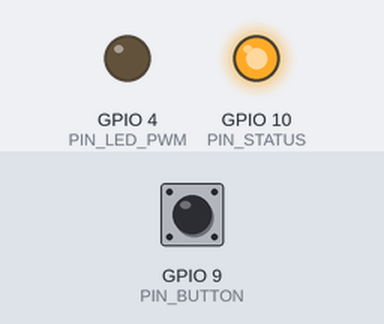
Bench run of a program on a simulated ESP32-C3. On the bench: output pins drawn as LEDs (lit = HIGH). The test bench sets the inputs (shaded band); at power-on: GPIO 9 (PIN_BUTTON) HIGH. WiFi joins after 1.5 s; servers stay silent unless stated; EEPROM starts erased; what the program prints to the serial monitor is not drawn.

Above: at 2.7 s.
2.8 s: GPIO 9 (PIN_BUTTON) pulled LOW for 0.15 s
At 3.7 s:
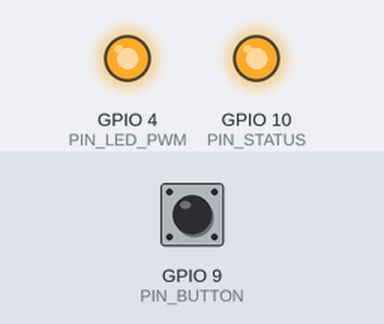
4.7 s: GPIO 9 (PIN_BUTTON) pulled LOW for 1 s
At 6.3 s:
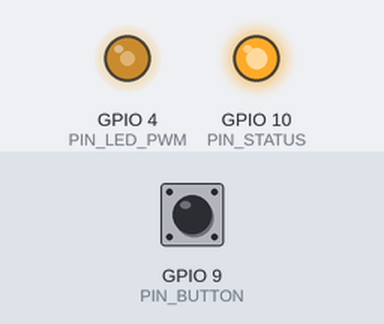
Timing chart, 0 to 7.8 s (numbered marks = the images above; inputs shaded):
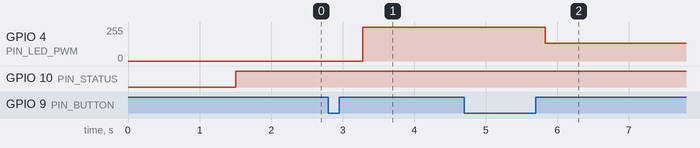

Measured:
- after the input at 2.8 s, GPIO 4 (PIN_LED_PWM): 0/255 → 255/255 after 0.48 s
- after the input at 4.7 s, GPIO 4 (PIN_LED_PWM): 255/255 → 135/255 after 1.1 s

The program:

main.cpp
```cpp
// ESP32-C3 LED Strip Controller - standalone firmware
// Features: WiFi captive-portal setup, web UI, REST API, physical button,
//           smooth PWM dimming, state persistence, mDNS, ArduinoOTA.
#include <Arduino.h>
#include <WiFi.h>
#include <WebServer.h>
#include <ESPmDNS.h>
#include <ArduinoOTA.h>
#include <Preferences.h>
#include <WiFiManager.h>
#include <ArduinoJson.h>
#include "config.h"
#include "web_ui.h"

WebServer server(80);
Preferences prefs;

// ------------------------------------------------------------------ state
struct State {
  bool on = false;
  uint8_t brightness = 100;  // percent, 1..100
} state;

static float currentDuty = 0;  // 0..1, what is on the pin now
static float startDuty = 0, targetDuty = 0;
static uint32_t fadeStart = 0;
static bool dirty = false;
static uint32_t dirtySince = 0;

// perceptual (gamma 2.2) brightness -> duty
static float pctToDuty(uint8_t pct) { return powf(pct / 100.0f, 2.2f); }

static void writeDuty(float d) {
  const uint32_t maxv = (1u << PWM_BITS) - 1;
  ledcWrite(PWM_CHANNEL, (uint32_t)lroundf(constrain(d, 0.0f, 1.0f) * maxv));
}

static void applyState() {
  startDuty = currentDuty;
  targetDuty = state.on ? pctToDuty(state.brightness) : 0.0f;
  fadeStart = millis();
  dirty = true;
  dirtySince = millis();
}

static void fadeLoop() {
  if (currentDuty == targetDuty) return;
  float t = (millis() - fadeStart) / (float)FADE_MS;
  currentDuty = t >= 1.0f ? targetDuty : startDuty + (targetDuty - startDuty) * t;
  writeDuty(currentDuty);
}

static void saveLoop() {
  if (dirty && millis() - dirtySince > SAVE_DELAY_MS) {
    prefs.putBool("on", state.on);
    prefs.putUChar("bri", state.brightness);
    dirty = false;
  }
}

static void setOn(bool on) { state.on = on; applyState(); }
static void toggle() { setOn(!state.on); }
static void setBrightness(int pct) {
  state.brightness = (uint8_t)constrain(pct, 1, 100);
  applyState();
}

// ------------------------------------------------------------------ button
// short press: toggle | hold: cycle brightness 100->75->50->25->10 | 8 s: WiFi reset
static void buttonLoop() {
  static bool lastRaw = true, stable = true;
  static uint32_t changedAt = 0, pressedAt = 0;
  static bool longFired = false;
  bool raw = digitalRead(PIN_BUTTON);  // HIGH = released
  uint32_t now = millis();
  if (raw != lastRaw) { lastRaw = raw; changedAt = now; }
  if (now - changedAt < BUTTON_DEBOUNCE_MS || raw == stable) {
    if (!stable && !longFired && now - pressedAt > BUTTON_LONG_MS) {
      static const uint8_t steps[] = {100, 75, 50, 25, 10};
      size_t i = 0;
      while (i < sizeof(steps) && steps[i] > state.brightness) i++;
      state.brightness = steps[(i + 1) % sizeof(steps)];
      state.on = true;
      applyState();
      longFired = true;
    }
    if (!stable && now - pressedAt > BUTTON_RESET_MS) {
      Serial.println("[btn] WiFi reset");
      for (int i = 0; i < 10; i++) { digitalWrite(PIN_STATUS, i & 1); delay(100); }
      WiFiManager wm;
      wm.resetSettings();
      ESP.restart();
    }
    return;
  }
  stable = raw;
  if (!stable) { pressedAt = now; longFired = false; }
  else if (!longFired) toggle();  // released before long-press
}

// ------------------------------------------------------------------ status LED
// solid = connected, slow blink = connecting, fast blink = setup portal
enum class Net { Connecting, Portal, Online } net = Net::Connecting;
static void statusLoop() {
  uint32_t ms = millis();
  bool v = net == Net::Online ? true : net == Net::Portal ? (ms / 150) & 1 : (ms / 600) & 1;
  digitalWrite(PIN_STATUS, v);
}

// ------------------------------------------------------------------ web
static void sendState() {
  JsonDocument doc;
  doc["on"] = state.on;
  doc["brightness"] = state.brightness;
  doc["rssi"] = WiFi.RSSI();
  doc["ip"] = WiFi.localIP().toString();
  doc["uptime_s"] = millis() / 1000;
  String out;
  serializeJson(doc, out);
  server.send(200, "application/json", out);
}

static void handlePost() {
  JsonDocument doc;
  if (deserializeJson(doc, server.arg("plain"))) {
    server.send(400, "application/json", "{\"error\":\"invalid json\"}");
    return;
  }
  if (doc["brightness"].is<int>()) state.brightness = constrain((int)doc["brightness"], 1, 100);
  if (doc["on"].is<bool>()) state.on = doc["on"];
  if (doc["toggle"] | false) state.on = !state.on;
  applyState();
  sendState();
}

static void setupWeb() {
  server.on("/", HTTP_GET, [] { server.send_P(200, "text/html", INDEX_HTML); });
  server.on("/api/state", HTTP_GET, sendState);
  server.on("/api/state", HTTP_POST, handlePost);
  server.on("/api/toggle", HTTP_POST, [] { toggle(); sendState(); });
  server.onNotFound([] { server.send(404, "text/plain", "not found"); });
  server.begin();
}

// ------------------------------------------------------------------ setup/loop
void setup() {
  // LED off as early as possible (gate also has a 100k pull-down)
  ledcSetup(PWM_CHANNEL, PWM_FREQ_HZ, PWM_BITS);
  ledcAttachPin(PIN_LED_PWM, PWM_CHANNEL);
  writeDuty(0);
  pinMode(PIN_BUTTON, INPUT_PULLUP);
  pinMode(PIN_STATUS, OUTPUT);

  Serial.begin(115200);
  prefs.begin("ledctl", false);
  state.on = prefs.getBool("on", false);
  state.brightness = prefs.getUChar("bri", 100);
  applyState();
  dirty = false;

  WiFi.setHostname(HOSTNAME);
  WiFiManager wm;
  wm.setConfigPortalBlocking(false);
  wm.setAPCallback([](WiFiManager*) { net = Net::Portal; });
  if (!wm.autoConnect(AP_NAME)) {
    // portal running: keep LED + button working until configured
    while (WiFi.status() != WL_CONNECTED) {
      wm.process();
      buttonLoop(); fadeLoop(); saveLoop(); statusLoop();
      delay(2);
    }
  }
  net = Net::Online;
  Serial.printf("[wifi] %s  http://%s.local\n", WiFi.localIP().toString().c_str(), HOSTNAME);

  MDNS.begin(HOSTNAME);
  MDNS.addService("http", "tcp", 80);
  ArduinoOTA.setHostname(HOSTNAME);
  ArduinoOTA.begin();
  setupWeb();
}

void loop() {
  server.handleClient();
  ArduinoOTA.handle();
  buttonLoop();
  fadeLoop();
  saveLoop();
  net = WiFi.status() == WL_CONNECTED ? Net::Online : Net::Connecting;
  statusLoop();
  delay(1);
}
```

web_ui.h
```cpp
#pragma once
#include <pgmspace.h>

static const char INDEX_HTML[] PROGMEM = R"HTML(<!doctype html>
<html lang="tr"><head><meta charset="utf-8">
<meta name="viewport" content="width=device-width,initial-scale=1">
<title>LED Kontrol</title>
<style>
:root{--bg:#f4f4f2;--fg:#1d1d1b;--card:#fff;--acc:#e8a33d;--mut:#7a7a74}
@media(prefers-color-scheme:dark){:root{--bg:#141413;--fg:#ecebe6;--card:#1f1f1d;--mut:#9a9a92}}
body{margin:0;font:16px system-ui,sans-serif;background:var(--bg);color:var(--fg);display:flex;justify-content:center}
main{width:100%;max-width:360px;padding:24px 16px}
.card{background:var(--card);border-radius:16px;padding:24px;box-shadow:0 1px 3px #0002}
h1{font-size:18px;margin:0 0 20px}
button{width:100%;height:96px;border:0;border-radius:12px;font-size:22px;font-weight:600;cursor:pointer;
background:#3a3a37;color:#fff;transition:background .2s}
button.on{background:var(--acc);color:#1d1d1b}
label{display:block;margin:24px 0 8px;color:var(--mut);font-size:14px}
input{width:100%;accent-color:var(--acc)}
small{display:block;margin-top:20px;color:var(--mut);font-size:12px}
</style></head><body><main><div class="card">
<h1>LED Şerit</h1>
<button id="b">…</button>
<label>Parlaklık <span id="v"></span>%</label>
<input id="s" type="range" min="1" max="100">
<small id="i"></small>
</div></main>
<script>
const b=document.getElementById('b'),s=document.getElementById('s'),v=document.getElementById('v'),i=document.getElementById('i');
function show(d){b.textContent=d.on?'AÇIK':'KAPALI';b.className=d.on?'on':'';
 if(document.activeElement!==s)s.value=d.brightness;v.textContent=d.brightness;
 i.textContent=d.ip+' · RSSI '+d.rssi+' dBm · '+Math.floor(d.uptime_s/60)+' dk';}
async function api(m,body){const r=await fetch('/api/state',{method:m,headers:{'Content-Type':'application/json'},
 body:body?JSON.stringify(body):undefined});show(await r.json());}
b.onclick=()=>api('POST',{toggle:true});
let t;s.oninput=()=>{v.textContent=s.value;clearTimeout(t);t=setTimeout(()=>api('POST',{brightness:+s.value,on:true}),120)};
api('GET');setInterval(()=>api('GET'),5000);
</script></body></html>)HTML";
```

config.h
```cpp
#pragma once

// ---- Pin map (hardware rev A, see hardware/ledctl.kicad_sch) ----
constexpr int PIN_LED_PWM = 4;   // IO4 -> R5 -> Q1 (AO3400A) gate, low-side switch
constexpr int PIN_BUTTON  = 9;   // IO9 BOOT button (SW2), active low, R2 pull-up
constexpr int PIN_STATUS  = 10;  // IO10 -> R7 -> D4 green status LED, active high

// ---- PWM ----
constexpr uint32_t PWM_FREQ_HZ  = 20000;  // above audible range, no coil whine
constexpr uint8_t  PWM_BITS     = 10;     // 0..1023
constexpr uint8_t  PWM_CHANNEL  = 0;

// ---- Behaviour ----
constexpr uint32_t FADE_MS            = 300;    // on/off/brightness transition
constexpr uint32_t BUTTON_DEBOUNCE_MS = 30;
constexpr uint32_t BUTTON_LONG_MS     = 800;    // hold: dim cycle
constexpr uint32_t BUTTON_RESET_MS    = 8000;   // hold 8 s: forget WiFi & reboot
constexpr uint32_t SAVE_DELAY_MS      = 2000;   // debounce NVS writes

constexpr const char* HOSTNAME = "led-ctrl";
constexpr const char* AP_NAME  = "LedCtrl-Setup";   // captive portal SSID
```
